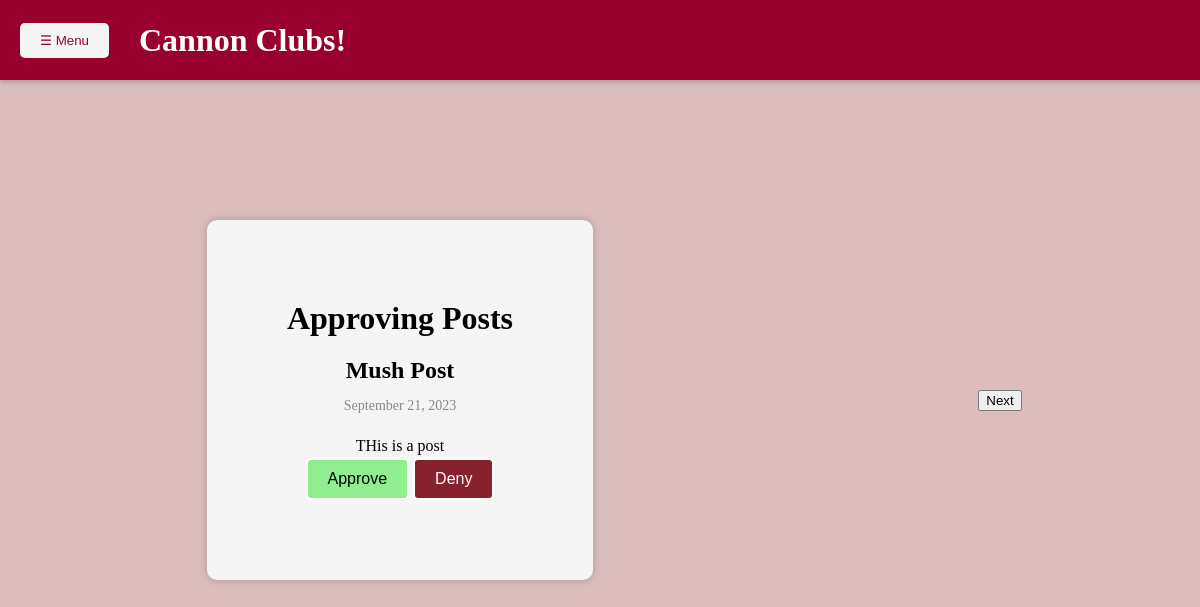
Page /blog/approval/post/11/ on the committed database.
### blog/models.py (models this page shows, shortened)
class Post(models.Model):
    name = models.CharField(max_length=50)
    picture = models.ImageField()
    club = models.CharField(max_length=50, default="Nobody")
    pub_date = models.DateTimeField("date published")
    words = models.CharField(max_length=250)
    approved = models.BooleanField(default=False)

### blog/views.py (the view)
# urls.py: path("approval/post/<int:pk>/", views.ApprovalPostDetailView.as_view(), name="approval_post_detail"),
class ApprovalPostDetailView(generic.DetailView):
    model = Post
    template_name = "blog/approve_post.html"
    def get_queryset(self):
        return Post.objects.filter(pub_date__lte=timezone.now())

### blog/templates/blog/approve_post.html (shortened to what this page needs)
{% load static %}
<html>
    <head>
    <link rel="stylesheet" type="text/css" href="{% static 'blog/full.css' %}">
    </head>
    <body>
        <header id="navbar">
            <button id="menu-button">&#9776; Menu</button>
            <h1>Cannon Clubs!</h1>
        </header>
<div class="container">
    <h1>Approving Posts</h1>
<h2 class="post-title">{{ object.name }}</h2>
<p class="post-date">{{ object.pub_date|date:"F j, Y" }}</p>
    <div class="post-content">
        {{ object.words|safe }}
    </div>
<button class = "approvingness" id="yes_button" data-param="approved" the-id="{{ object.id }}" model="post">Approve</button>
<button class = "approvingness" id="no_button" data-param="denied" the-id="{{ object.id }}" model="post">Deny</button>
</div>
<div class="Next">
    <a href="{% url 'blog:approve_next' %}" class="link-button">
        <button type="button">Next</button>
    </a>
</div>
</body>
</html>

### blog/static/blog/full.css (style rules this page uses)
a { display: block; color: white; text-align: center; padding: 14px 16px; text-decoration: none; }
h1 { padding: 0; margin: 0; text-align: center; }
body { margin: 0; padding-bottom: 50px; overflow-x: hidden; background-color: rgb(219, 189, 189); }
body { display: flex; flex-direction: column; min-height: 100vh; }
#navbar { background-color: rgb(152, 0, 46); color: white; position: fixed; top: 0; left: 0; width: 100%; box-shadow: 0 2px 5px rgba(0, 0, 0, 0.2); z-index: 1000; }
#navbar { background-color: rgb(152, 0, 46); color: white; position: fixed; top: 0; left: 0; width: 100%; height: 120px; box-shadow: 0 2px 5px rgba(0, 0, 0, 0.2); z-index: 1000; display: flex; justify-content: left; align-items: center; }
#navbar h1 { padding-left: 20px; }
body { margin: 0; padding: 0; display: flex; justify-content: center; align-items: center; min-height: 100vh; background-color: rgb(219, 189, 189); }
#navbar { background-color: rgb(152, 0, 46); color: white; position: fixed; top: 0; left: 0; width: 100%; height: 10%; box-shadow: 0 2px 5px rgba(0, 0, 0, 0.2); z-index: 1000; display: flex; justify-content: left; align-items: center; padding-left: 20px; }
body { display: grid; grid-template-columns: 2fr 1fr; min-height: 100vh; margin: 0; }
#navbar #menu-button { cursor: pointer; padding: 10px 20px; background-color: whitesmoke; color: rgb(152, 0, 46); border: none; border-radius: 5px; margin-right: 10px; }
.container { max-width: max-content; padding: 80px; margin: 0 auto; background-color: #f5f5f5; box-shadow: 0 0 10px rgba(0, 0, 0, 0.2); border-radius: 10px; text-align: center; transition: background-color 0.3s, box-shadow 0.3s; box-sizing: border-box; }
.post-title { font-size: 24px; margin-bottom: 10px; color:black; }
.post-date { color: #888; font-size: 14px; }
.post-content { margin-top: 20px; line-height: 1.5; color: black; }
#yes_button { display: inline-block; padding: 10px 20px; font-size: 16px; text-align: center; text-decoration: none; cursor: pointer; border: 2px solid #fff; border-radius: 5px; background-color: lightgreen; color: black; transition: background-color 0.3s, color 0.3s; }
#no_button { display: inline-block; padding: 10px 20px; font-size: 16px; text-align: center; text-decoration: none; cursor: pointer; border: 2px solid #fff; border-radius: 5px; background-color: rgb(135, 33, 46); color: white; transition: background-color 0.3s, color 0.3s; }

### rows in the picture
Post: name "Mush Post", pub_date "September 21, 2023", words "THis is a post"
